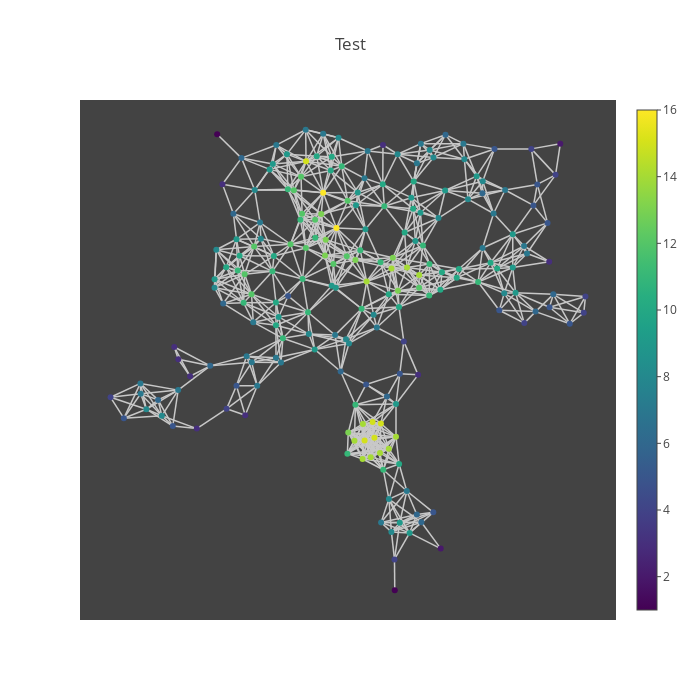

The notebook cell saved with this chart:
### Code cell
# G=ig.Graph.GRG(200,0.125)
# layout = G.layout("kk")

def get_plotly_data(E, coords):
    # E is the list of tuples representing the graph edges
    # coords is the list of node coordinates assigned by igraph.Layout
    N = len(coords)
    Xnodes = [coords[k][0] for k in range(N)]  # x-coordinates of nodes
    Ynodes = [coords[k][1] for k in range(N)]  # y-coordnates of nodes

    Xedges = []
    Yedges = []
    for e in E:
        Xedges.extend([coords[e[0]][0], coords[e[1]][0], None])
        Yedges.extend([coords[e[0]][1], coords[e[1]][1], None])

    return Xnodes, Ynodes, Xedges, Yedges

def plotly_graph(kmgraph=None, graph_layout='kk', colorscale='Viridis',
                 reversescale=False, showscale=True, factor_size=2,
                 keep_kmtooltips=True,
                 edge_linecolor='rgb(200,200,200)', edge_linewidth=1.5):
    # kmgraph: a dict returned by the method visualize, when path_html=None
    # graph_layout: an igraph layout; recommended 'kk' or 'fr'
    # factor_size: a factor for the node size
    # keep_tooltip: True  to keep the tooltips assigned by kmapper;
    # False, when kmapper tooltips contains projection statistic

    # define an igraph.Graph instance of n_nodes
    G=ig.Graph.GRG(200,0.125)
    
    links = G.get_edgelist()
    layt = G.layout(graph_layout)

    color_vals = None
    # size = np.array([factor_size * node['size'] for node in kmgraph['nodes']],
                   # dtype=np.int)
    Xn, Yn, Xe, Ye = get_plotly_data(links, layt)
    edges_trace = dict(type='scatter',
                       x=Xe,
                       y=Ye,
                       mode='lines',
                       line=dict(color=edge_linecolor,
                                 width=edge_linewidth),
                       hoverinfo='none')

    nodes_trace = dict(type='scatter',
                       x=Xn,
                       y=Yn,
                       mode='markers',
                       marker=dict(symbol='dot',
                                   colorscale=colorscale,
                                   showscale=showscale,
                                   reversescale=reversescale,
                                   color=[],
                                   colorbar=dict(thickness=20,
                                                 ticklen=4)),
                       text=[],
                       hoverinfo='text')
    nodes = G.vs.indices
    for node in nodes:
        nodes_trace['marker']['color'] += [G.degree(node)]
        node_info = '# of connections: '+str(G.degree(node))
        nodes_trace['text'] += tuple([node_info])

    return [edges_trace, nodes_trace]


def plot_layout(title='Test', width=700, height=700,
                bgcolor='rgba(20,20,20, 0.8)', annotation_text=None,
                annotation_x=0, annotation_y=-0.07):
    # width, height: plot window width, height
    # bgcolor: plot background color
    # annotation_text: meta data to be displayed
    # annotation_x, annotation_y are the coordinates of the
    # point where we insert the annotation

    # set the axes style; No axes!
    axis = dict(showline=False,
                zeroline=False,
                showgrid=False,
                showticklabels=False,
                title='')

    pl_layout = dict(title=title,
                     font=dict(size=12),
                     showlegend=False,
                     autosize=False,
                     width=width,
                     height=height,
                     xaxis=dict(axis),
                     yaxis=dict(axis),
                     hovermode='closest',
                     plot_bgcolor=bgcolor)

    if annotation_text is None:
        return pl_layout
    else:
        annotations = [dict(showarrow=False,
                            text=annotation_text,
                            xref='paper',
                            yref='paper',
                            x=annotation_x,
                            y=annotation_y,
                            xanchor='left',
                            yanchor='top',
                            font=dict(size=14))]
        pl_layout.update(annotations=annotations)
        return pl_layout

plotly_graph_data = plotly_graph()
layout = plot_layout()

iplot(dict(data=plotly_graph_data, layout=layout))

### Figure 1 — Plotly figure (JSON) as saved in the notebook; plotly's stock layout.template omitted (floating-point values rounded to 4 significant figures; data arrays with more than 128 entries replaced by an {"elided": "..."} marker saying what was removed)
{"data": [{"hoverinfo": "none", "line": {"color": "rgb(200,200,200)", "width": 1.5}, "mode": "lines", "type": "scatter", "x": {"elided": "2595 float values"}, "y": {"elided": "2595 float values"}}, {"hoverinfo": "text", "marker": {"color": {"elided": "200 int values"}, "colorbar": {"thickness": 20, "ticklen": 4}, "colorscale": "Viridis", "reversescale": false, "showscale": true, "symbol": "dot"}, "mode": "markers", "text": {"elided": "200 str values"}, "type": "scatter", "x": {"elided": "200 float values"}, "y": {"elided": "200 float values"}}], "layout": {"autosize": false, "font": {"size": 12}, "height": 700, "hovermode": "closest", "plot_bgcolor": "rgba(20,20,20, 0.8)", "showlegend": false, "title": "Test", "width": 700, "xaxis": {"showgrid": false, "showline": false, "showticklabels": false, "title": "", "zeroline": false}, "yaxis": {"showgrid": false, "showline": false, "showticklabels": false, "title": "", "zeroline": false}}}
